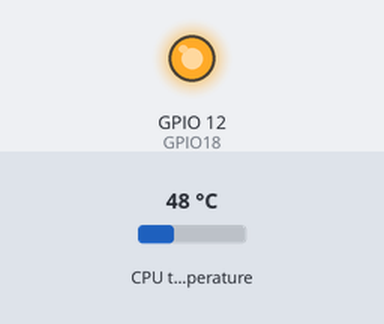
Bench run of a program on a simulated Raspberry Pi (BCM pin numbers). Parts: output pins drawn as LEDs (lit = HIGH). Inputs (shaded band) come from the test bench; at power-on: CPU temperature 48 °C. What the program prints to the terminal is not drawn.

Above: at 0.1 s.
Timing chart, 0 to 1.6 s (numbered marks = the images above):
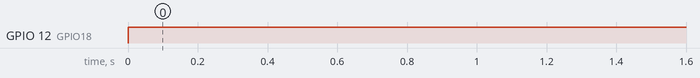

Measured:
- by itself, GPIO 12 (GPIO18): LOW → HIGH at 0.00 s

The program:

fan.py
```python
import RPi.GPIO as GPIO
import time
check_temp_interval = 15
GPIO.setwarnings(False)
GPIO.setmode(GPIO.BCM)
GPIO.setup(12, GPIO.OUT)
GPIO18 = 12
def get_temp():
    with open("/sys/class/thermal/thermal_zone0/temp", "r") as f:
        tmp = f.read()
        return int(tmp) / 1000
def run():
    print("run pwm fan")
    p = GPIO.PWM(GPIO18, 50)
    try:
        # fan_power 0% ~ 100%
        fan_power = 10
        while True:
            p.start(fan_power)
            temp = get_temp()
            if temp < 20.0:
                fan_power = 20
            elif temp < 50:
                fan_power = 50
            else:
                fan_power = 100
            fan_power =100
            p.ChangeDutyCycle(fan_power)
            print(temp)
            time.sleep(check_temp_interval)
    except Exception as e:
        print(e)
    finally:
        p.stop()
        GPIO.cleanup()
if __name__ == "__main__":
    run()
```
